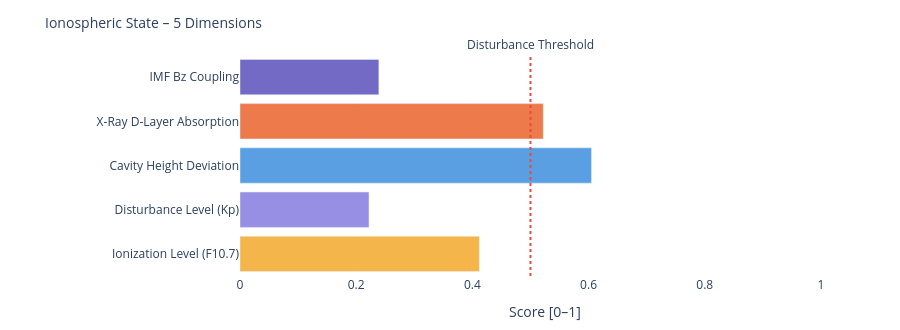

The code cell stored with this chart in its notebook:
### Markdown cell above
---
### 📐 Systemic Insight: Geometric Cavity vs. Real Schumann Resonance

**Relevant for:** Layer 6 = delta analysis &nbsp;|&nbsp; Layer 7 = feature vector / system interpretation

A cavity height change from 80 km to 70 km shifts the **idealized geometric frequencies** only minimally:

| Modus | Aktuell | Referenz | Δ |
|-------|---------|----------|---|
| SR-1 | 10.4762 Hz | 10.4599 Hz | +16 mHz |
| SR-2 | 18.1452 Hz | 18.1171 Hz | +28 mHz |
| SR-3 | 25.6612 Hz | 25.6215 Hz | +40 mHz |
| SR-4 | 33.1285 Hz | 33.0772 Hz | +51 mHz |

The geometric effect is limited because 10 km is very small compared to Earth's radius (~6371 km).

**Consequence:** Real Schumann deviations are likely driven more strongly by **conductivity, damping, day/night structure, lightning distribution and source geometry** than by pure cavity height.

---

**Layer 6 compares:**
```
geometric Δ from Layer 4  vs.  observed Δ from real Schumann measurement data
```

**Layer 7 Feature:**
```
If real Δ >> geometric Δ  →  non-geometric factors dominant
```

### Code cell
# ============================================================
# IONOSPHERIC STATE – Summary gauge
# Five dimensions: ionization, disturbance, cavity height, X-Ray, Bz coupling
# ============================================================

def norm(v, lo, hi):
    if v is None: return None
    return round(max(0.0, min(1.0, (v - lo) / (hi - lo))), 3)

# Ionization level (F10.7 → F2-Layer)
ioniz = norm(f107_val, 60, 250)

# Disturbance level (Kp → E/F-Layer irregularities)
disturb = norm(kp_val, 0, 9)

# Cavity height deviation from reference (80 km)
h_dev = norm(abs(h_eff - 80), 0, 20)

# X-Ray ionization (D-Layer absorption)
xray_ioniz = None
if xray_now is not None:
    xray_ioniz = norm(math.log10(max(xray_now, 1e-9)) + 9, 0, 5)

# Bz coupling (southward Bz → stronger magnetosphere-ionosphere coupling)
bz_coupling = norm(-(bz_now or 0), -5, 30) if bz_now is not None else None

dims = [
    ('Ionization Level (F10.7)',    ioniz,      '#F2A623'),
    ('Disturbance Level (Kp)',      disturb,    '#7F77DD'),
    ('Cavity Height Deviation',     h_dev,      '#378ADD'),
    ('X-Ray D-Layer Absorption',    xray_ioniz, '#E85D24'),
    ('IMF Bz Coupling',             bz_coupling,'#534AB7'),
]

fig = go.Figure()
for name, val, col in dims:
    if val is not None:
        h = int(val * 20)
        bar = '█' * h + '░' * (20 - h)
        label = f'{name}:  {bar}  {val:.3f}'
    else:
        label = f'{name}:  {"─" * 20}  n/a'
    fig.add_trace(go.Bar(
        x=[val if val is not None else 0],
        y=[name],
        orientation='h',
        marker_color=col, opacity=0.82,
        showlegend=False
    ))

fig.add_vline(x=0.5, line_dash='dot', line_color='#e74c3c',
              annotation_text='Disturbance Threshold', annotation_position='top')
fig.update_layout(
    title=dict(text='Ionospheric State – 5 Dimensions', font=dict(size=14)),
    xaxis=dict(title='Score [0–1]', range=[0, 1.05]),
    height=330, plot_bgcolor='rgba(0,0,0,0)', paper_bgcolor='rgba(0,0,0,0)',
    margin=dict(l=240, r=50, t=55, b=40)
)
fig.show()

print(f'\nIonospheric state:')
for name, val, _ in dims:
    print(f'  {name:<35} {val:.3f}' if val is not None else f'  {name:<35} n/a')

### Figure 1 — Plotly figure (JSON) as saved in the notebook; plotly's stock layout.template omitted (floating-point values rounded to 4 significant figures)
{"data": [{"marker": {"color": "#F2A623"}, "opacity": 0.82, "orientation": "h", "showlegend": false, "type": "bar", "x": [0.412], "y": ["Ionization Level (F10.7)"]}, {"marker": {"color": "#7F77DD"}, "opacity": 0.82, "orientation": "h", "showlegend": false, "type": "bar", "x": [0.222], "y": ["Disturbance Level (Kp)"]}, {"marker": {"color": "#378ADD"}, "opacity": 0.82, "orientation": "h", "showlegend": false, "type": "bar", "x": [0.605], "y": ["Cavity Height Deviation"]}, {"marker": {"color": "#E85D24"}, "opacity": 0.82, "orientation": "h", "showlegend": false, "type": "bar", "x": [0.522], "y": ["X-Ray D-Layer Absorption"]}, {"marker": {"color": "#534AB7"}, "opacity": 0.82, "orientation": "h", "showlegend": false, "type": "bar", "x": [0.239], "y": ["IMF Bz Coupling"]}], "layout": {"annotations": [{"showarrow": false, "text": "Disturbance Threshold", "x": 0.5, "xanchor": "center", "xref": "x", "y": 1, "yanchor": "bottom", "yref": "y domain"}], "height": 330, "margin": {"b": 40, "l": 240, "r": 50, "t": 55}, "paper_bgcolor": "rgba(0,0,0,0)", "plot_bgcolor": "rgba(0,0,0,0)", "shapes": [{"line": {"color": "#e74c3c", "dash": "dot"}, "type": "line", "x0": 0.5, "x1": 0.5, "xref": "x", "y0": 0, "y1": 1, "yref": "y domain"}], "title": {"font": {"size": 14}, "text": "Ionospheric State – 5 Dimensions"}, "xaxis": {"range": [0, 1.05], "title": {"text": "Score [0–1]"}}}}
